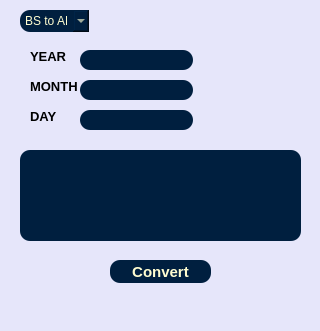
<?xml version="1.0" encoding="UTF-8"?>
<ui version="4.0">
 <class>MainWindow</class>
 <widget class="QMainWindow" name="MainWindow">
  <property name="geometry">
   <rect>
    <x>0</x>
    <y>0</y>
    <width>320</width>
    <height>331</height>
   </rect>
  </property>
  <property name="minimumSize">
   <size>
    <width>320</width>
    <height>331</height>
   </size>
  </property>
  <property name="maximumSize">
   <size>
    <width>320</width>
    <height>331</height>
   </size>
  </property>
  <property name="windowTitle">
   <string>MainWindow</string>
  </property>
  <property name="styleSheet">
   <string notr="true">background-color:#e6e6fa</string>
  </property>
  <widget class="QWidget" name="centralwidget">
   <widget class="QPushButton" name="convert">
    <property name="geometry">
     <rect>
      <x>110</x>
      <y>260</y>
      <width>101</width>
      <height>23</height>
     </rect>
    </property>
    <property name="font">
     <font>
      <pointsize>11</pointsize>
      <weight>75</weight>
      <bold>true</bold>
     </font>
    </property>
    <property name="styleSheet">
     <string notr="true">border-radius:10px;
background-color: #001f3f; 
color:#fffdd0
</string>
    </property>
    <property name="text">
     <string>Convert</string>
    </property>
    <property name="shortcut">
     <string>Return</string>
    </property>
   </widget>
   <widget class="QLabel" name="label">
    <property name="geometry">
     <rect>
      <x>20</x>
      <y>150</y>
      <width>281</width>
      <height>91</height>
     </rect>
    </property>
    <property name="font">
     <font>
      <family>Nirmala UI</family>
      <pointsize>30</pointsize>
      <weight>75</weight>
      <bold>true</bold>
     </font>
    </property>
    <property name="styleSheet">
     <string notr="true">border-radius:10px;
background-color: #001f3f; 
color:#fffdd0
</string>
    </property>
    <property name="text">
     <string/>
    </property>
    <property name="alignment">
     <set>Qt::AlignCenter</set>
    </property>
   </widget>
   <widget class="QComboBox" name="choice">
    <property name="geometry">
     <rect>
      <x>20</x>
      <y>10</y>
      <width>69</width>
      <height>22</height>
     </rect>
    </property>
    <property name="styleSheet">
     <string notr="true">border-radius:10px;
background-color: #001f3f; 
color:#fffdd0</string>
    </property>
    <item>
     <property name="text">
      <string>BS to AD</string>
     </property>
    </item>
    <item>
     <property name="text">
      <string>AD to BS</string>
     </property>
    </item>
   </widget>
   <widget class="QLabel" name="label_2">
    <property name="geometry">
     <rect>
      <x>30</x>
      <y>50</y>
      <width>47</width>
      <height>13</height>
     </rect>
    </property>
    <property name="font">
     <font>
      <pointsize>10</pointsize>
      <weight>75</weight>
      <bold>true</bold>
     </font>
    </property>
    <property name="styleSheet">
     <string notr="true"/>
    </property>
    <property name="text">
     <string>YEAR</string>
    </property>
   </widget>
   <widget class="QLabel" name="label_3">
    <property name="geometry">
     <rect>
      <x>30</x>
      <y>80</y>
      <width>47</width>
      <height>13</height>
     </rect>
    </property>
    <property name="font">
     <font>
      <pointsize>10</pointsize>
      <weight>75</weight>
      <bold>true</bold>
     </font>
    </property>
    <property name="text">
     <string>MONTH</string>
    </property>
   </widget>
   <widget class="QLabel" name="label_4">
    <property name="geometry">
     <rect>
      <x>30</x>
      <y>110</y>
      <width>47</width>
      <height>13</height>
     </rect>
    </property>
    <property name="font">
     <font>
      <pointsize>10</pointsize>
      <weight>75</weight>
      <bold>true</bold>
     </font>
    </property>
    <property name="text">
     <string>DAY</string>
    </property>
   </widget>
   <widget class="QLineEdit" name="year">
    <property name="geometry">
     <rect>
      <x>80</x>
      <y>50</y>
      <width>113</width>
      <height>20</height>
     </rect>
    </property>
    <property name="styleSheet">
     <string notr="true">border-radius:10px;
background-color: #001f3f; 
color:#fffdd0</string>
    </property>
    <property name="alignment">
     <set>Qt::AlignCenter</set>
    </property>
   </widget>
   <widget class="QLineEdit" name="month">
    <property name="geometry">
     <rect>
      <x>80</x>
      <y>80</y>
      <width>113</width>
      <height>20</height>
     </rect>
    </property>
    <property name="styleSheet">
     <string notr="true">border-radius:10px;
background-color: #001f3f; 
color:#fffdd0</string>
    </property>
    <property name="alignment">
     <set>Qt::AlignCenter</set>
    </property>
   </widget>
   <widget class="QLineEdit" name="day">
    <property name="geometry">
     <rect>
      <x>80</x>
      <y>110</y>
      <width>113</width>
      <height>20</height>
     </rect>
    </property>
    <property name="styleSheet">
     <string notr="true">border-radius:10px;
background-color: #001f3f; 
color:#fffdd0</string>
    </property>
    <property name="alignment">
     <set>Qt::AlignCenter</set>
    </property>
   </widget>
  </widget>
  <widget class="QMenuBar" name="menubar">
   <property name="geometry">
    <rect>
     <x>0</x>
     <y>0</y>
     <width>320</width>
     <height>21</height>
    </rect>
   </property>
  </widget>
 </widget>
 <resources/>
 <connections/>
</ui>
